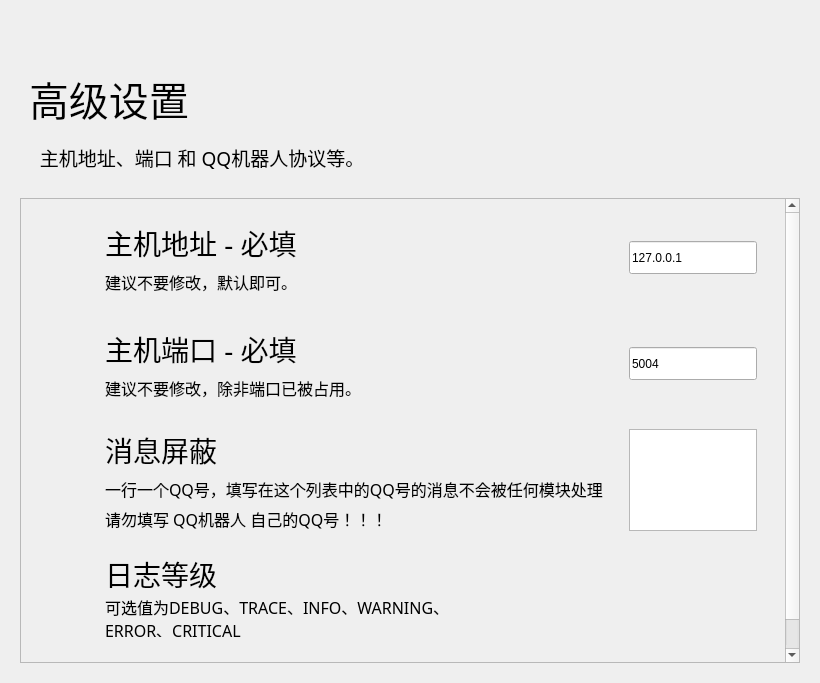
<?xml version="1.0" encoding="UTF-8"?>
<ui version="4.0">
 <class>Form</class>
 <widget class="QWidget" name="Form">
  <property name="geometry">
   <rect>
    <x>0</x>
    <y>0</y>
    <width>820</width>
    <height>683</height>
   </rect>
  </property>
  <property name="minimumSize">
   <size>
    <width>650</width>
    <height>465</height>
   </size>
  </property>
  <property name="windowTitle">
   <string>小依 - 设置高级</string>
  </property>
  <layout class="QHBoxLayout" name="horizontalLayout">
   <item>
    <widget class="PopUpAniStackedWidget" name="PopUpAniStackedWidget">
     <property name="minimumSize">
      <size>
       <width>0</width>
       <height>0</height>
      </size>
     </property>
     <widget class="QWidget" name="page">
      <layout class="QVBoxLayout" name="verticalLayout">
       <item>
        <spacer name="spacer">
         <property name="orientation">
          <enum>Qt::Vertical</enum>
         </property>
         <property name="sizeType">
          <enum>QSizePolicy::Fixed</enum>
         </property>
         <property name="sizeHint" stdset="0">
          <size>
           <width>20</width>
           <height>40</height>
          </size>
         </property>
        </spacer>
       </item>
       <item>
        <widget class="QWidget" name="widget" native="true">
         <property name="maximumSize">
          <size>
           <width>16777215</width>
           <height>88</height>
          </size>
         </property>
         <layout class="QHBoxLayout" name="horizontalLayout_2">
          <item>
           <widget class="LargeTitleLabel" name="LargeTitleLabel">
            <property name="font">
             <font>
              <family>HarmonyOS Sans SC Medium</family>
              <pointsize>30</pointsize>
              <bold>false</bold>
             </font>
            </property>
            <property name="text">
             <string>高级设置</string>
            </property>
           </widget>
          </item>
         </layout>
        </widget>
       </item>
       <item>
        <widget class="SubtitleLabel" name="SubtitleLabel_5">
         <property name="font">
          <font>
           <family>HarmonyOS Sans SC Medium</family>
           <pointsize>14</pointsize>
           <bold>false</bold>
          </font>
         </property>
         <property name="text">
          <string>    主机地址、端口 和 QQ机器人协议等。</string>
         </property>
         <property name="wordWrap">
          <bool>true</bool>
         </property>
        </widget>
       </item>
       <item>
        <spacer name="verticalSpacer_32">
         <property name="orientation">
          <enum>Qt::Vertical</enum>
         </property>
         <property name="sizeType">
          <enum>QSizePolicy::Fixed</enum>
         </property>
         <property name="sizeHint" stdset="0">
          <size>
           <width>20</width>
           <height>20</height>
          </size>
         </property>
        </spacer>
       </item>
       <item>
        <widget class="SmoothScrollArea" name="SmoothScrollArea">
         <property name="frameShadow">
          <enum>QFrame::Raised</enum>
         </property>
         <property name="widgetResizable">
          <bool>true</bool>
         </property>
         <widget class="QWidget" name="scrollAreaWidgetContents">
          <property name="geometry">
           <rect>
            <x>0</x>
            <y>0</y>
            <width>782</width>
            <height>504</height>
           </rect>
          </property>
          <layout class="QVBoxLayout" name="verticalLayout_2">
           <item>
            <layout class="QGridLayout" name="gridLayout">
             <item row="1" column="0">
              <widget class="CardWidget" name="Edit_Icon_Settings_4">
               <property name="maximumSize">
                <size>
                 <width>16777215</width>
                 <height>100</height>
                </size>
               </property>
               <layout class="QHBoxLayout" name="horizontalLayout_8">
                <item>
                 <spacer name="horizontalSpacer_20">
                  <property name="orientation">
                   <enum>Qt::Horizontal</enum>
                  </property>
                  <property name="sizeType">
                   <enum>QSizePolicy::Fixed</enum>
                  </property>
                  <property name="sizeHint" stdset="0">
                   <size>
                    <width>10</width>
                    <height>20</height>
                   </size>
                  </property>
                 </spacer>
                </item>
                <item>
                 <widget class="IconWidget" name="IconWidget_7">
                  <property name="enabled">
                   <bool>true</bool>
                  </property>
                  <property name="minimumSize">
                   <size>
                    <width>40</width>
                    <height>40</height>
                   </size>
                  </property>
                  <property name="maximumSize">
                   <size>
                    <width>40</width>
                    <height>40</height>
                   </size>
                  </property>
                 </widget>
                </item>
                <item>
                 <spacer name="horizontalSpacer_21">
                  <property name="orientation">
                   <enum>Qt::Horizontal</enum>
                  </property>
                  <property name="sizeType">
                   <enum>QSizePolicy::Fixed</enum>
                  </property>
                  <property name="sizeHint" stdset="0">
                   <size>
                    <width>10</width>
                    <height>20</height>
                   </size>
                  </property>
                 </spacer>
                </item>
                <item>
                 <layout class="QVBoxLayout" name="verticalLayout_8">
                  <item>
                   <spacer name="verticalSpacer_37">
                    <property name="orientation">
                     <enum>Qt::Vertical</enum>
                    </property>
                    <property name="sizeType">
                     <enum>QSizePolicy::Expanding</enum>
                    </property>
                    <property name="sizeHint" stdset="0">
                     <size>
                      <width>20</width>
                      <height>5</height>
                     </size>
                    </property>
                   </spacer>
                  </item>
                  <item>
                   <widget class="TitleLabel" name="TitleLabel_7">
                    <property name="maximumSize">
                     <size>
                      <width>16777215</width>
                      <height>50</height>
                     </size>
                    </property>
                    <property name="font">
                     <font>
                      <family>HarmonyOS Sans SC</family>
                      <pointsize>21</pointsize>
                      <bold>false</bold>
                     </font>
                    </property>
                    <property name="text">
                     <string>主机端口 - 必填</string>
                    </property>
                   </widget>
                  </item>
                  <item>
                   <widget class="SubtitleLabel" name="SubtitleLabel_8">
                    <property name="font">
                     <font>
                      <family>HarmonyOS Sans SC</family>
                      <pointsize>12</pointsize>
                      <bold>false</bold>
                     </font>
                    </property>
                    <property name="text">
                     <string>建议不要修改，除非端口已被占用。</string>
                    </property>
                    <property name="textFormat">
                     <enum>Qt::AutoText</enum>
                    </property>
                    <property name="scaledContents">
                     <bool>false</bool>
                    </property>
                    <property name="wordWrap">
                     <bool>true</bool>
                    </property>
                   </widget>
                  </item>
                  <item>
                   <spacer name="verticalSpacer_38">
                    <property name="orientation">
                     <enum>Qt::Vertical</enum>
                    </property>
                    <property name="sizeType">
                     <enum>QSizePolicy::Expanding</enum>
                    </property>
                    <property name="sizeHint" stdset="0">
                     <size>
                      <width>20</width>
                      <height>5</height>
                     </size>
                    </property>
                   </spacer>
                  </item>
                 </layout>
                </item>
                <item>
                 <widget class="LineEdit" name="LineEdit_6">
                  <property name="maximumSize">
                   <size>
                    <width>128</width>
                    <height>33</height>
                   </size>
                  </property>
                  <property name="text">
                   <string>5004</string>
                  </property>
                 </widget>
                </item>
                <item>
                 <spacer name="horizontalSpacer_22">
                  <property name="orientation">
                   <enum>Qt::Horizontal</enum>
                  </property>
                  <property name="sizeType">
                   <enum>QSizePolicy::Fixed</enum>
                  </property>
                  <property name="sizeHint" stdset="0">
                   <size>
                    <width>10</width>
                    <height>20</height>
                   </size>
                  </property>
                 </spacer>
                </item>
               </layout>
              </widget>
             </item>
             <item row="3" column="0">
              <widget class="CardWidget" name="Edit_Icon_Settings_3">
               <property name="maximumSize">
                <size>
                 <width>16777215</width>
                 <height>100</height>
                </size>
               </property>
               <layout class="QHBoxLayout" name="horizontalLayout_7">
                <item>
                 <spacer name="horizontalSpacer_17">
                  <property name="orientation">
                   <enum>Qt::Horizontal</enum>
                  </property>
                  <property name="sizeType">
                   <enum>QSizePolicy::Fixed</enum>
                  </property>
                  <property name="sizeHint" stdset="0">
                   <size>
                    <width>10</width>
                    <height>20</height>
                   </size>
                  </property>
                 </spacer>
                </item>
                <item>
                 <widget class="IconWidget" name="IconWidget_6">
                  <property name="enabled">
                   <bool>true</bool>
                  </property>
                  <property name="minimumSize">
                   <size>
                    <width>40</width>
                    <height>40</height>
                   </size>
                  </property>
                  <property name="maximumSize">
                   <size>
                    <width>40</width>
                    <height>40</height>
                   </size>
                  </property>
                 </widget>
                </item>
                <item>
                 <spacer name="horizontalSpacer_18">
                  <property name="orientation">
                   <enum>Qt::Horizontal</enum>
                  </property>
                  <property name="sizeType">
                   <enum>QSizePolicy::Fixed</enum>
                  </property>
                  <property name="sizeHint" stdset="0">
                   <size>
                    <width>10</width>
                    <height>20</height>
                   </size>
                  </property>
                 </spacer>
                </item>
                <item>
                 <layout class="QVBoxLayout" name="verticalLayout_7">
                  <item>
                   <spacer name="verticalSpacer_35">
                    <property name="orientation">
                     <enum>Qt::Vertical</enum>
                    </property>
                    <property name="sizeType">
                     <enum>QSizePolicy::Expanding</enum>
                    </property>
                    <property name="sizeHint" stdset="0">
                     <size>
                      <width>20</width>
                      <height>5</height>
                     </size>
                    </property>
                   </spacer>
                  </item>
                  <item>
                   <widget class="TitleLabel" name="TitleLabel_6">
                    <property name="maximumSize">
                     <size>
                      <width>16777215</width>
                      <height>50</height>
                     </size>
                    </property>
                    <property name="font">
                     <font>
                      <family>HarmonyOS Sans SC</family>
                      <pointsize>21</pointsize>
                      <bold>false</bold>
                     </font>
                    </property>
                    <property name="text">
                     <string>日志等级</string>
                    </property>
                   </widget>
                  </item>
                  <item>
                   <widget class="SubtitleLabel" name="SubtitleLabel_7">
                    <property name="font">
                     <font>
                      <family>HarmonyOS Sans SC</family>
                      <pointsize>12</pointsize>
                      <bold>false</bold>
                     </font>
                    </property>
                    <property name="text">
                     <string>可选值为DEBUG、TRACE、INFO、WARNING、ERROR、CRITICAL</string>
                    </property>
                    <property name="textFormat">
                     <enum>Qt::AutoText</enum>
                    </property>
                    <property name="scaledContents">
                     <bool>false</bool>
                    </property>
                    <property name="wordWrap">
                     <bool>true</bool>
                    </property>
                   </widget>
                  </item>
                  <item>
                   <spacer name="verticalSpacer_36">
                    <property name="orientation">
                     <enum>Qt::Vertical</enum>
                    </property>
                    <property name="sizeType">
                     <enum>QSizePolicy::Expanding</enum>
                    </property>
                    <property name="sizeHint" stdset="0">
                     <size>
                      <width>20</width>
                      <height>5</height>
                     </size>
                    </property>
                   </spacer>
                  </item>
                 </layout>
                </item>
                <item>
                 <widget class="SplitPushButton" name="SplitPushButton">
                  <property name="maximumSize">
                   <size>
                    <width>16777215</width>
                    <height>16777215</height>
                   </size>
                  </property>
                  <property name="text_" stdset="0">
                   <string>DEBUG</string>
                  </property>
                 </widget>
                </item>
                <item>
                 <spacer name="horizontalSpacer_19">
                  <property name="orientation">
                   <enum>Qt::Horizontal</enum>
                  </property>
                  <property name="sizeType">
                   <enum>QSizePolicy::Fixed</enum>
                  </property>
                  <property name="sizeHint" stdset="0">
                   <size>
                    <width>10</width>
                    <height>20</height>
                   </size>
                  </property>
                 </spacer>
                </item>
               </layout>
              </widget>
             </item>
             <item row="0" column="0">
              <widget class="CardWidget" name="Edit_Icon_Settings">
               <property name="maximumSize">
                <size>
                 <width>16777215</width>
                 <height>100</height>
                </size>
               </property>
               <layout class="QHBoxLayout" name="horizontalLayout_3">
                <item>
                 <spacer name="horizontalSpacer_5">
                  <property name="orientation">
                   <enum>Qt::Horizontal</enum>
                  </property>
                  <property name="sizeType">
                   <enum>QSizePolicy::Fixed</enum>
                  </property>
                  <property name="sizeHint" stdset="0">
                   <size>
                    <width>10</width>
                    <height>20</height>
                   </size>
                  </property>
                 </spacer>
                </item>
                <item>
                 <widget class="IconWidget" name="IconWidget_2">
                  <property name="enabled">
                   <bool>true</bool>
                  </property>
                  <property name="minimumSize">
                   <size>
                    <width>40</width>
                    <height>40</height>
                   </size>
                  </property>
                  <property name="maximumSize">
                   <size>
                    <width>40</width>
                    <height>40</height>
                   </size>
                  </property>
                 </widget>
                </item>
                <item>
                 <spacer name="horizontalSpacer_6">
                  <property name="orientation">
                   <enum>Qt::Horizontal</enum>
                  </property>
                  <property name="sizeType">
                   <enum>QSizePolicy::Fixed</enum>
                  </property>
                  <property name="sizeHint" stdset="0">
                   <size>
                    <width>10</width>
                    <height>20</height>
                   </size>
                  </property>
                 </spacer>
                </item>
                <item>
                 <layout class="QVBoxLayout" name="verticalLayout_3">
                  <item>
                   <spacer name="verticalSpacer_26">
                    <property name="orientation">
                     <enum>Qt::Vertical</enum>
                    </property>
                    <property name="sizeType">
                     <enum>QSizePolicy::Expanding</enum>
                    </property>
                    <property name="sizeHint" stdset="0">
                     <size>
                      <width>20</width>
                      <height>5</height>
                     </size>
                    </property>
                   </spacer>
                  </item>
                  <item>
                   <widget class="TitleLabel" name="TitleLabel_2">
                    <property name="maximumSize">
                     <size>
                      <width>16777215</width>
                      <height>50</height>
                     </size>
                    </property>
                    <property name="font">
                     <font>
                      <family>HarmonyOS Sans SC</family>
                      <pointsize>21</pointsize>
                      <bold>false</bold>
                     </font>
                    </property>
                    <property name="text">
                     <string>主机地址 - 必填</string>
                    </property>
                   </widget>
                  </item>
                  <item>
                   <widget class="SubtitleLabel" name="SubtitleLabel_2">
                    <property name="font">
                     <font>
                      <family>HarmonyOS Sans SC</family>
                      <pointsize>12</pointsize>
                      <bold>false</bold>
                     </font>
                    </property>
                    <property name="text">
                     <string>建议不要修改，默认即可。</string>
                    </property>
                    <property name="textFormat">
                     <enum>Qt::AutoText</enum>
                    </property>
                    <property name="scaledContents">
                     <bool>false</bool>
                    </property>
                    <property name="wordWrap">
                     <bool>true</bool>
                    </property>
                   </widget>
                  </item>
                  <item>
                   <spacer name="verticalSpacer_27">
                    <property name="orientation">
                     <enum>Qt::Vertical</enum>
                    </property>
                    <property name="sizeType">
                     <enum>QSizePolicy::Expanding</enum>
                    </property>
                    <property name="sizeHint" stdset="0">
                     <size>
                      <width>20</width>
                      <height>5</height>
                     </size>
                    </property>
                   </spacer>
                  </item>
                 </layout>
                </item>
                <item>
                 <widget class="LineEdit" name="LineEdit">
                  <property name="maximumSize">
                   <size>
                    <width>128</width>
                    <height>33</height>
                   </size>
                  </property>
                  <property name="text">
                   <string>127.0.0.1</string>
                  </property>
                 </widget>
                </item>
                <item>
                 <spacer name="horizontalSpacer_11">
                  <property name="orientation">
                   <enum>Qt::Horizontal</enum>
                  </property>
                  <property name="sizeType">
                   <enum>QSizePolicy::Fixed</enum>
                  </property>
                  <property name="sizeHint" stdset="0">
                   <size>
                    <width>10</width>
                    <height>20</height>
                   </size>
                  </property>
                 </spacer>
                </item>
               </layout>
              </widget>
             </item>
             <item row="6" column="0">
              <spacer name="verticalSpacer">
               <property name="orientation">
                <enum>Qt::Vertical</enum>
               </property>
               <property name="sizeHint" stdset="0">
                <size>
                 <width>20</width>
                 <height>40</height>
                </size>
               </property>
              </spacer>
             </item>
             <item row="2" column="0">
              <widget class="CardWidget" name="Edit_Icon_Settings_2">
               <property name="maximumSize">
                <size>
                 <width>16777215</width>
                 <height>120</height>
                </size>
               </property>
               <layout class="QHBoxLayout" name="horizontalLayout_6">
                <item>
                 <spacer name="horizontalSpacer_14">
                  <property name="orientation">
                   <enum>Qt::Horizontal</enum>
                  </property>
                  <property name="sizeType">
                   <enum>QSizePolicy::Fixed</enum>
                  </property>
                  <property name="sizeHint" stdset="0">
                   <size>
                    <width>10</width>
                    <height>20</height>
                   </size>
                  </property>
                 </spacer>
                </item>
                <item>
                 <widget class="IconWidget" name="IconWidget_5">
                  <property name="enabled">
                   <bool>true</bool>
                  </property>
                  <property name="minimumSize">
                   <size>
                    <width>40</width>
                    <height>40</height>
                   </size>
                  </property>
                  <property name="maximumSize">
                   <size>
                    <width>40</width>
                    <height>40</height>
                   </size>
                  </property>
                 </widget>
                </item>
                <item>
                 <spacer name="horizontalSpacer_15">
                  <property name="orientation">
                   <enum>Qt::Horizontal</enum>
                  </property>
                  <property name="sizeType">
                   <enum>QSizePolicy::Fixed</enum>
                  </property>
                  <property name="sizeHint" stdset="0">
                   <size>
                    <width>10</width>
                    <height>20</height>
                   </size>
                  </property>
                 </spacer>
                </item>
                <item>
                 <layout class="QVBoxLayout" name="verticalLayout_6">
                  <item>
                   <spacer name="verticalSpacer_33">
                    <property name="orientation">
                     <enum>Qt::Vertical</enum>
                    </property>
                    <property name="sizeType">
                     <enum>QSizePolicy::Expanding</enum>
                    </property>
                    <property name="sizeHint" stdset="0">
                     <size>
                      <width>20</width>
                      <height>5</height>
                     </size>
                    </property>
                   </spacer>
                  </item>
                  <item>
                   <widget class="TitleLabel" name="TitleLabel_5">
                    <property name="maximumSize">
                     <size>
                      <width>16777215</width>
                      <height>50</height>
                     </size>
                    </property>
                    <property name="font">
                     <font>
                      <family>HarmonyOS Sans SC</family>
                      <pointsize>21</pointsize>
                      <bold>false</bold>
                     </font>
                    </property>
                    <property name="text">
                     <string>消息屏蔽</string>
                    </property>
                   </widget>
                  </item>
                  <item>
                   <widget class="SubtitleLabel" name="SubtitleLabel_6">
                    <property name="font">
                     <font>
                      <family>HarmonyOS Sans SC</family>
                      <pointsize>12</pointsize>
                      <bold>false</bold>
                     </font>
                    </property>
                    <property name="text">
                     <string>一行一个QQ号，填写在这个列表中的QQ号的消息不会被任何模块处理</string>
                    </property>
                    <property name="textFormat">
                     <enum>Qt::AutoText</enum>
                    </property>
                    <property name="scaledContents">
                     <bool>false</bool>
                    </property>
                    <property name="wordWrap">
                     <bool>true</bool>
                    </property>
                   </widget>
                  </item>
                  <item>
                   <widget class="SubtitleLabel" name="SubtitleLabel_9">
                    <property name="font">
                     <font>
                      <family>HarmonyOS Sans SC</family>
                      <pointsize>12</pointsize>
                      <bold>false</bold>
                     </font>
                    </property>
                    <property name="text">
                     <string>请勿填写 QQ机器人 自己的QQ号！！！</string>
                    </property>
                    <property name="textFormat">
                     <enum>Qt::AutoText</enum>
                    </property>
                    <property name="scaledContents">
                     <bool>false</bool>
                    </property>
                    <property name="wordWrap">
                     <bool>true</bool>
                    </property>
                   </widget>
                  </item>
                  <item>
                   <spacer name="verticalSpacer_34">
                    <property name="orientation">
                     <enum>Qt::Vertical</enum>
                    </property>
                    <property name="sizeType">
                     <enum>QSizePolicy::Expanding</enum>
                    </property>
                    <property name="sizeHint" stdset="0">
                     <size>
                      <width>20</width>
                      <height>5</height>
                     </size>
                    </property>
                   </spacer>
                  </item>
                 </layout>
                </item>
                <item>
                 <widget class="PlainTextEdit" name="PlainTextEdit">
                  <property name="maximumSize">
                   <size>
                    <width>128</width>
                    <height>16777215</height>
                   </size>
                  </property>
                 </widget>
                </item>
                <item>
                 <spacer name="horizontalSpacer_16">
                  <property name="orientation">
                   <enum>Qt::Horizontal</enum>
                  </property>
                  <property name="sizeType">
                   <enum>QSizePolicy::Fixed</enum>
                  </property>
                  <property name="sizeHint" stdset="0">
                   <size>
                    <width>10</width>
                    <height>20</height>
                   </size>
                  </property>
                 </spacer>
                </item>
               </layout>
              </widget>
             </item>
            </layout>
           </item>
          </layout>
         </widget>
        </widget>
       </item>
      </layout>
     </widget>
    </widget>
   </item>
  </layout>
 </widget>
 <customwidgets>
  <customwidget>
   <class>SplitPushButton</class>
   <extends>QWidget</extends>
   <header>qfluentwidgets</header>
  </customwidget>
  <customwidget>
   <class>IconWidget</class>
   <extends>QWidget</extends>
   <header>qfluentwidgets</header>
  </customwidget>
  <customwidget>
   <class>CardWidget</class>
   <extends>QFrame</extends>
   <header>qfluentwidgets</header>
   <container>1</container>
  </customwidget>
  <customwidget>
   <class>SmoothScrollArea</class>
   <extends>QScrollArea</extends>
   <header>qfluentwidgets</header>
   <container>1</container>
  </customwidget>
  <customwidget>
   <class>PopUpAniStackedWidget</class>
   <extends>QStackedWidget</extends>
   <header>qfluentwidgets</header>
   <container>1</container>
  </customwidget>
  <customwidget>
   <class>SubtitleLabel</class>
   <extends>QLabel</extends>
   <header>qfluentwidgets</header>
  </customwidget>
  <customwidget>
   <class>TitleLabel</class>
   <extends>QLabel</extends>
   <header>qfluentwidgets</header>
  </customwidget>
  <customwidget>
   <class>LargeTitleLabel</class>
   <extends>QLabel</extends>
   <header>qfluentwidgets</header>
  </customwidget>
  <customwidget>
   <class>LineEdit</class>
   <extends>QLineEdit</extends>
   <header>qfluentwidgets</header>
  </customwidget>
  <customwidget>
   <class>PlainTextEdit</class>
   <extends>QPlainTextEdit</extends>
   <header>qfluentwidgets</header>
  </customwidget>
 </customwidgets>
 <resources>
  <include location="JianerSetupWizard.qrc"/>
 </resources>
 <connections/>
</ui>
